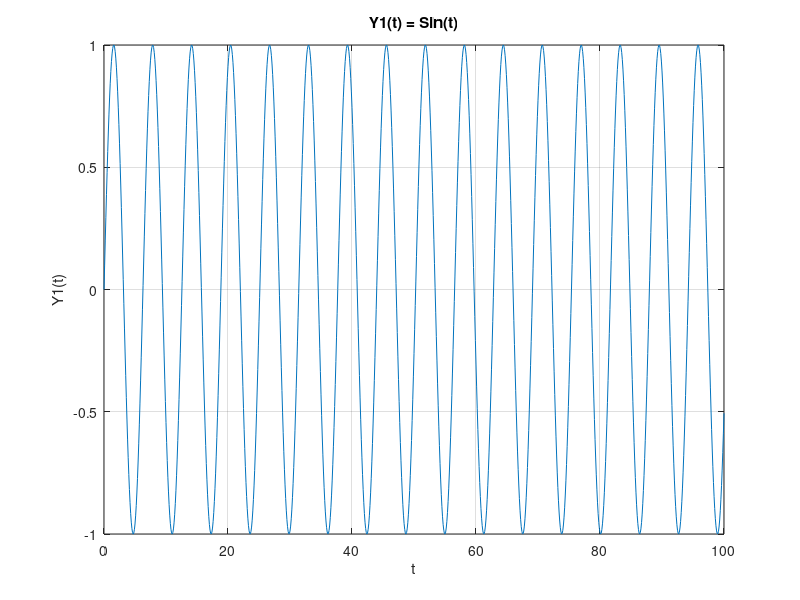
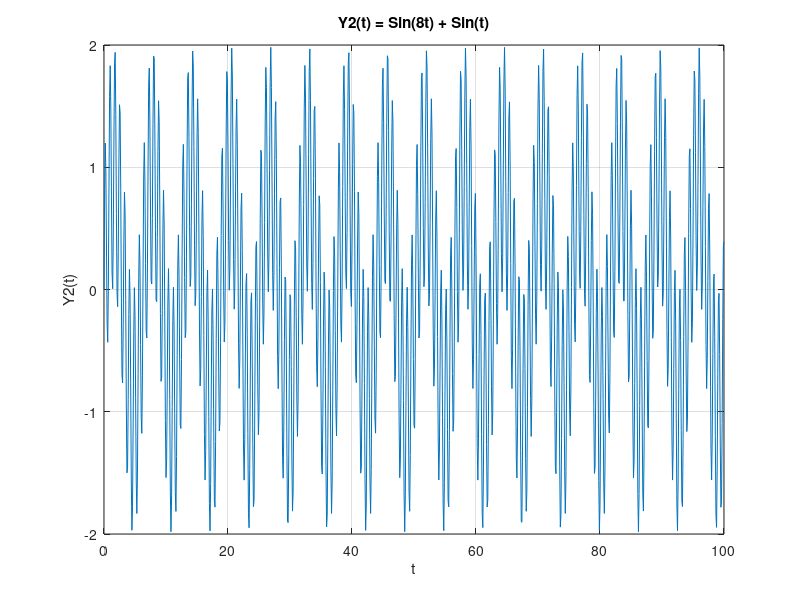
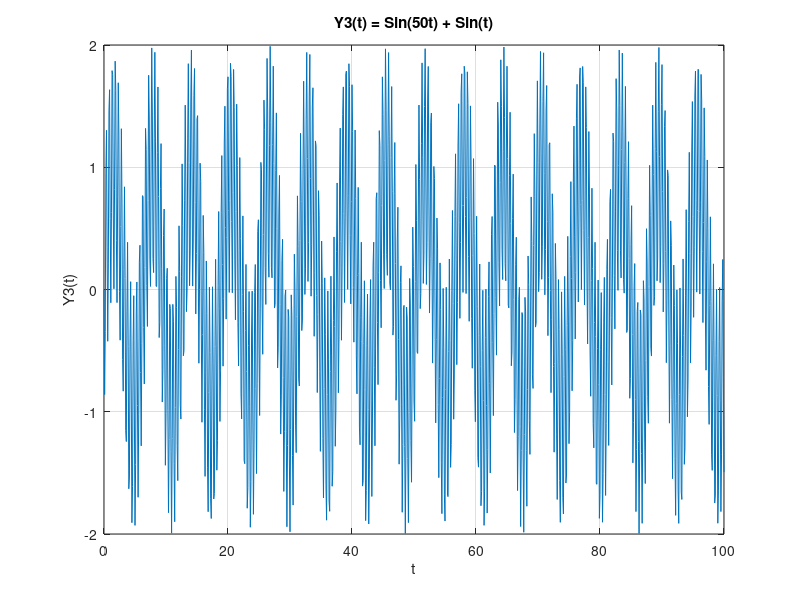
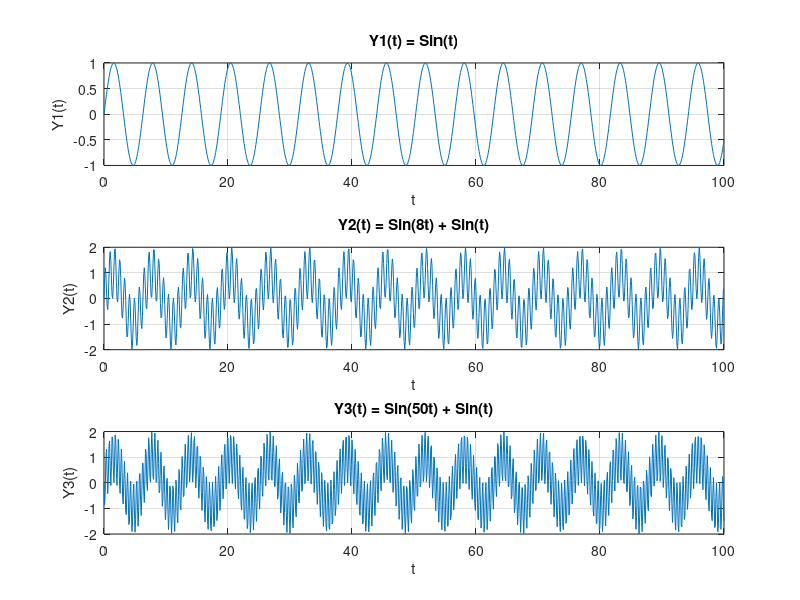

The MATLAB source for these figures, in order:
%% Prelaboratorio 1 - Grupo 8.
%
% Said Alvarado     11-10025
% Cristina Maurette 11-10593
% Pedro Zampella    07-41681

close all;

%% Actividad 1

% 1)
t = 0:0.1:100;
% 2)
length(t)
% 3)
y1 = sin(t);
% 4)
y2 = sin(8*t) + sin(t);
% 5)
y3 = sin(50*t) + sin(t);
% 6)
figure; plot(t,y1); title('Y1(t) = Sin(t)'); xlabel('t'); ylabel('Y1(t)');grid(); %axis([-0.001 0.001 -10 10]) ;
figure; plot(t,y2); title('Y2(t) = Sin(8t) + Sin(t)'); xlabel('t'); ylabel('Y2(t)');grid(); %axis([-0.001 0.001 -10 10]) ;
figure; plot(t,y3); title('Y3(t) = Sin(50t) + Sin(t)'); xlabel('t'); ylabel('Y3(t)');grid(); %axis([-0.001 0.001 -10 10]) ;
% 7)
figure;
subplot(3,1,1); plot(t,y1); title('Y1(t) = Sin(t)'); xlabel('t'); ylabel('Y1(t)');grid(); %axis([-0.001 0.001 -10 10]) ;
subplot(3,1,2); plot(t,y2); title('Y2(t) = Sin(8t) + Sin(t)'); xlabel('t'); ylabel('Y2(t)');grid(); %axis([-0.001 0.001 -10 10]) ;
subplot(3,1,3); plot(t,y3); title('Y3(t) = Sin(50t) + Sin(t)'); xlabel('t'); ylabel('Y3(t)');grid(); %axis([-0.001 0.001 -10 10]) ;
% 8)
figure;
subplot(3,1,1); plot(t,y1,'r'); title('Y1(t) = Sin(t)'); xlabel('t'); ylabel('Y1(t)');grid(); %axis([-0.001 0.001 -10 10]) ;
subplot(3,1,2); plot(t,y2,'g'); title('Y2(t) = Sin(8t) + Sin(t)'); xlabel('t'); ylabel('Y2(t)');grid(); %axis([-0.001 0.001 -10 10]) ;
subplot(3,1,3); plot(t,y3,'y'); title('Y3(t) = Sin(50t) + Sin(t)'); xlabel('t'); ylabel('Y3(t)');grid(); %axis([-0.001 0.001 -10 10]) ;
% 9)
error_y1_y2 = abs(y1 - y2)
error_y1_y3 = abs(y1 - y3)


%uiwait()
